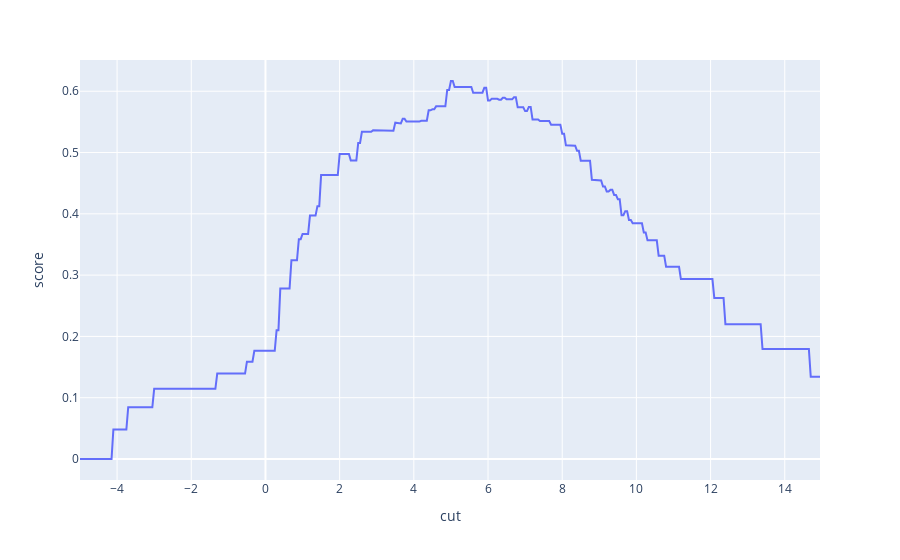

Notebook source saved alongside this figure:
### Markdown cell above
`-` 방법1: 시각화로 찾는방법

### Code cell
pd.DataFrame({'cut':cuts,'score':score})\
.plot.line(x='cut',y='score',backend='plotly')

### Figure 1 — Plotly figure (JSON) as saved in the notebook; plotly's stock layout.template omitted (floating-point values rounded to 4 significant figures; data arrays with more than 128 entries replaced by an {"elided": "..."} marker saying what was removed)
{"data": [{"hovertemplate": "cut=%{x}<br>score=%{y}<extra></extra>", "legendgroup": "", "line": {"color": "#636efa", "dash": "solid"}, "marker": {"symbol": "circle"}, "mode": "lines", "name": "", "orientation": "v", "showlegend": false, "type": "scatter", "x": {"elided": "400 float values"}, "xaxis": "x", "y": {"elided": "400 float values"}, "yaxis": "y"}], "layout": {"autosize": true, "legend": {"tracegroupgap": 0}, "margin": {"t": 60}, "xaxis": {"anchor": "y", "autorange": true, "domain": [0, 1], "range": [-5, 14.95], "title": {"text": "cut"}, "type": "linear"}, "yaxis": {"anchor": "x", "autorange": true, "domain": [0, 1], "range": [-0.03426, 0.651], "title": {"text": "score"}, "type": "linear"}}}
